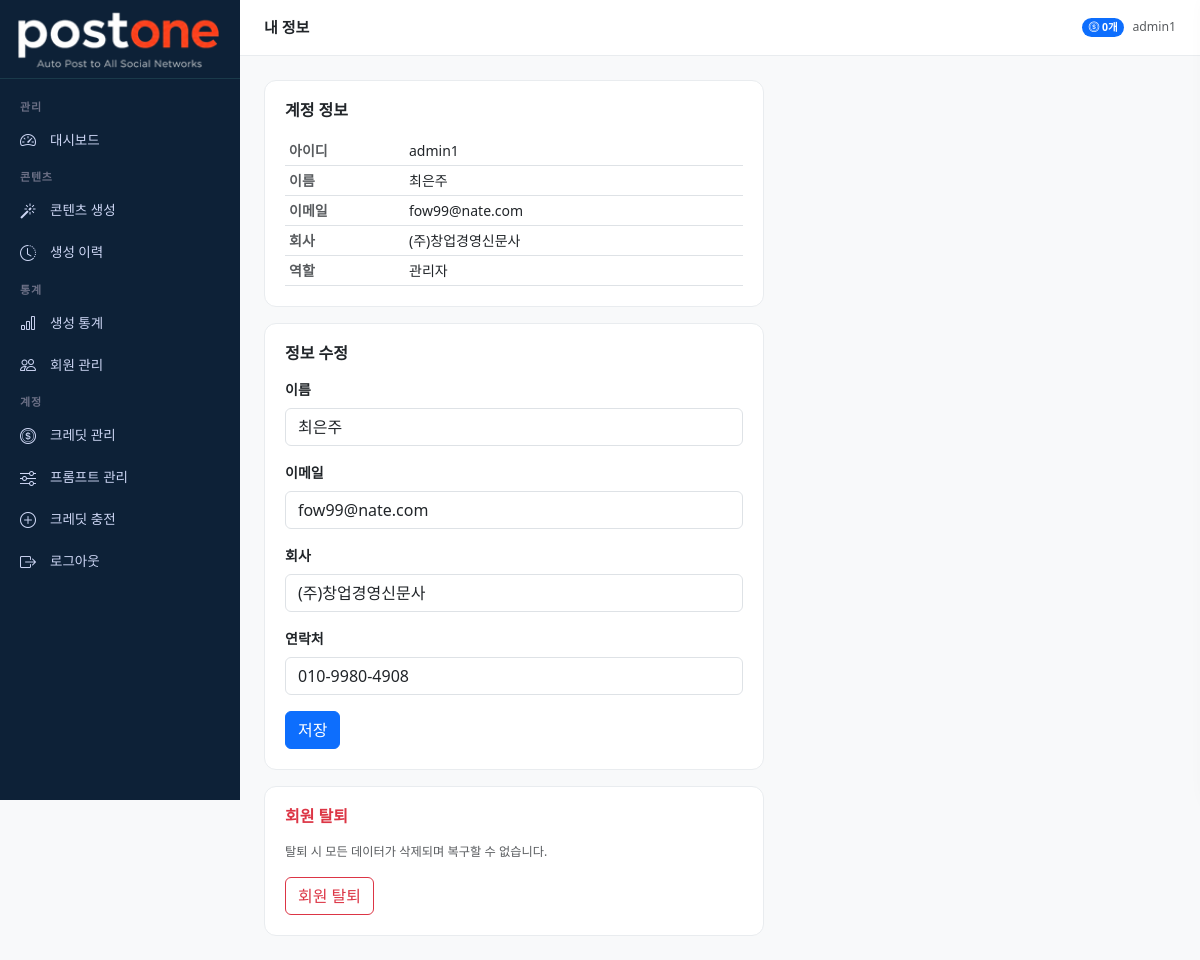
The app's page /accounts/profile/ (signed in) with its own data.
### accounts/models.py (models this page shows, shortened)
class MenuPermission(models.Model):
    ROLE_CHOICES = [
        ('admin', '관리자'),
        ('member', '멤버'),
    ]
    role = models.CharField(max_length=20, choices=ROLE_CHOICES)
    menu_key = models.CharField(max_length=50, verbose_name='메뉴 키')
    menu_label = models.CharField(max_length=50, verbose_name='메뉴명')
    icon = models.CharField(max_length=50, verbose_name='아이콘', blank=True)
    is_visible = models.BooleanField(default=True, verbose_name='표시여부')
    order = models.IntegerField(default=0, verbose_name='정렬순서')
    class Meta:
        verbose_name = '메뉴 권한'
        verbose_name_plural = '메뉴 권한 목록'
        ordering = ['role', 'order']
        unique_together = ['role', 'menu_key']

class User(AbstractUser):
    ROLE_CHOICES = [
        ('master', '마스터'),
        ('admin', '관리자'),
        ('member', '멤버'),
        ('free', '무료회원'),
    ]
    PLAN_CHOICES = [
        ('free', '무료'),
        ('starter', '스타터'),
        ('pro', '프로'),
        ('business', '비즈니스'),
    ]
    role = models.CharField(max_length=20, choices=ROLE_CHOICES, default='free')
    plan = models.CharField(max_length=20, choices=PLAN_CHOICES, default='free')
    phone = models.CharField(max_length=20, blank=True)
    company = models.CharField(max_length=100, blank=True)
    profile_image = models.ImageField(upload_to='profiles/', blank=True, null=True)
    created_at = models.DateTimeField(auto_now_add=True)
    updated_at = models.DateTimeField(auto_now=True)
    class Meta:
        verbose_name = '사용자'
        verbose_name_plural = '사용자 목록'

### credits/models.py (models this page shows, shortened)
class UserCredit(models.Model):
    user = models.OneToOneField(User, on_delete=models.CASCADE, related_name='credit')
    balance = models.IntegerField(default=0, verbose_name='잔여 크레딧')
    free_used_this_month = models.IntegerField(default=0, verbose_name='이번달 무료 사용')
    free_reset_date = models.DateField(null=True, blank=True, verbose_name='무료 초기화일')
    updated_at = models.DateTimeField(auto_now=True)
    class Meta:
        verbose_name = '사용자 크레딧'

### accounts/views.py (the view)
# urls.py: path('profile/', views.profile, name='profile'),
@login_required
def profile(request):
    return render(request, 'accounts/profile.html')

### dashboard/context_processors.py (called while the page is built)
def user_menus(request):
    if not request.user.is_authenticated:
        return {'user_menus': []}
    if request.user.role == 'master':
        return {'user_menus': []}
    role = request.user.role
    if role == 'free':
        role = 'member'
    menus = MenuPermission.objects.filter(
        role=role,
        is_visible=True
    )
    return {'user_menus': menus}

### templates/accounts/profile.html (shortened to what this page needs)
{% extends 'base/base.html' %}
{% block page_title %}내 정보{% endblock %}
{% block content %}
<div class="stat-card" style="max-width:500px;">
    <h6 class="fw-semibold mb-3">계정 정보</h6>
    <table class="table table-sm mb-0">
        <tr><th class="text-muted" width="120">아이디</th><td>{{ user.username }}</td></tr>
        <tr><th class="text-muted">이름</th><td>{{ user.get_full_name|default:"-" }}</td></tr>
        <tr><th class="text-muted">이메일</th><td>{{ user.email|default:"-" }}</td></tr>
        <tr><th class="text-muted">회사</th><td>{{ user.company|default:"-" }}</td></tr>
        <tr><th class="text-muted">역할</th><td>{{ user.get_role_display }}</td></tr>
    </table>
</div>
<div class="stat-card mt-3" style="max-width:500px;">
    <h6 class="fw-semibold mb-3">정보 수정</h6>
    <div class="mb-3">
        <label class="form-label fw-semibold">이름</label>
        <input type="text" id="profileName" class="form-control" value="{{ user.first_name }}">
    </div>
    <div class="mb-3">
        <label class="form-label fw-semibold">이메일</label>
        <input type="email" id="profileEmail" class="form-control" value="{{ user.email }}">
    </div>
    <div class="mb-3">
        <label class="form-label fw-semibold">회사</label>
        <input type="text" id="profileCompany" class="form-control" value="{{ user.company|default:'' }}">
    </div>
    <div class="mb-3">
        <label class="form-label fw-semibold">연락처</label>
        <input type="text" id="profilePhone" class="form-control" value="{{ user.phone|default:'' }}">
    </div>
    <button class="btn btn-primary" onclick="saveProfile()">저장</button>
</div>
<div class="stat-card mt-3" style="max-width:500px;">
    <h6 class="fw-semibold mb-3 text-danger">회원 탈퇴</h6>
    <p class="text-muted small">탈퇴 시 모든 데이터가 삭제되며 복구할 수 없습니다.</p>
    <button class="btn btn-outline-danger" onclick="confirmWithdraw()">회원 탈퇴</button>
</div>
{% endblock %}

### templates/base/base.html (shortened to what this page needs)
{% load static %}
<!DOCTYPE html>
<html lang="ko">
<head>
    <link href="https://cdn.jsdelivr.net/npm/bootstrap@5.3.0/dist/css/bootstrap.min.css" rel="stylesheet">
    <link href="https://cdn.jsdelivr.net/npm/bootstrap-icons@1.11.0/font/bootstrap-icons.css" rel="stylesheet">
</head>
<body>
<aside class="sidebar" id="sidebar">
    <a href="{% url 'dashboard:index' %}" class="sidebar-brand">
        <img src="{% static 'images/logo.png' %}" alt="postone" style="width:205px; height:auto;">
    </a>
    <nav class="sidebar-menu">
        {% if user.role == 'master' %}
        <div class="sidebar-section">관리</div>
        <div class="sidebar-item">
            <a href="{% url 'dashboard:index' %}" class="{% if request.resolver_match.url_name == 'index' %}active{% endif %}">
                <i class="bi bi-speedometer2"></i> 대시보드
            </a>
        </div>
        <div class="sidebar-section">프롬프트 설정</div>
        <div class="sidebar-item">
            <a href="{% url 'dashboard:content_type_list' %}" class="{% if 'content_type' in request.resolver_match.url_name %}active{% endif %}">
                <i class="bi bi-grid-3x3-gap"></i> 콘텐츠 유형
            </a>
        </div>
        <div class="sidebar-item">
            <a href="{% url 'dashboard:channel_list' %}" class="{% if 'channel' in request.resolver_match.url_name %}active{% endif %}">
                <i class="bi bi-broadcast"></i> 채널 관리
            </a>
        </div>
        <div class="sidebar-item">
            <a href="{% url 'dashboard:prompt_list' %}" class="{% if 'prompt' in request.resolver_match.url_name %}active{% endif %}">
                <i class="bi bi-sliders"></i> 프롬프트 관리
            </a>
        </div>
        <div class="sidebar-item">
            <a href="{% url 'dashboard:user_list' %}" class="{% if 'user' in request.resolver_match.url_name %}active{% endif %}">
                <i class="bi bi-people"></i> 회원 관리
            </a>
        </div>
        <div class="sidebar-item">
            <a href="{% url 'dashboard:credit_list' %}" class="{% if 'credit' in request.resolver_match.url_name %}active{% endif %}">
                <i class="bi bi-coin"></i> 크레딧 관리
            </a>
        </div>
        <div class="sidebar-section">콘텐츠</div>
        <div class="sidebar-item">
            <a href="{% url 'dashboard:generate' %}" class="{% if 'generate' in request.resolver_match.url_name %}active{% endif %}">
                <i class="bi bi-magic"></i> 콘텐츠 생성
            </a>
        </div>
        <div class="sidebar-item">
            <a href="{% url 'dashboard:history' %}" class="{% if 'history' in request.resolver_match.url_name %}active{% endif %}">
                <i class="bi bi-clock-history"></i> 생성 이력
            </a>
        </div>
        <div class="sidebar-section">통계</div>
        <div class="sidebar-item">
            <a href="{% url 'dashboard:stats' %}" class="{% if 'stats' in request.resolver_match.url_name %}active{% endif %}">
                <i class="bi bi-bar-chart"></i> 생성 통계
            </a>
        </div>
        <div class="sidebar-section">계정</div>
        {% if not request.user.is_admin %}
        <div class="sidebar-item">
            <a href="{% url 'dashboard:credit_charge' %}">
                <i class="bi bi-plus-circle"></i> 크레딧 충전
            </a>
        </div>
        {% endif %}
        <div class="sidebar-item">
            <a href="{% url 'accounts:profile' %}">
                <i class="bi bi-person"></i> 내 정보
            </a>
        </div>
        <div class="sidebar-item">
            <a href="{% url 'dashboard:menu_permission' %}" class="{% if 'menu_permission' in request.resolver_match.url_name %}active{% endif %}">
                <i class="bi bi-gear"></i> 메뉴 권한 설정
            </a>
        </div>
        <div class="sidebar-item">
            <a href="{% url 'accounts:logout' %}">
                <i class="bi bi-box-arrow-right"></i> 로그아웃
            </a>
        </div>
        {% elif user.role == 'admin' %}
        {% for menu in user_menus %}
        {% if menu.is_visible %}
        {% if menu.order == 1 %}<div class="sidebar-section">관리</div>{% endif %}
        {% if menu.order == 2 %}<div class="sidebar-section">콘텐츠</div>{% endif %}
        {% if menu.order == 4 %}<div class="sidebar-section">통계</div>{% endif %}
        {% if menu.order == 6 %}<div class="sidebar-section">계정</div>{% endif %}
        <div class="sidebar-item">
            <a href="{% url 'dashboard:'|add:menu.menu_key %}"
               class="{% if menu.menu_key in request.resolver_match.url_name %}active{% endif %}">
                <i class="bi {{ menu.icon }}"></i> {{ menu.menu_label }}
            </a>
        </div>
        {% endif %}
        {% endfor %}
        <div class="sidebar-item">
            <a href="{% url 'accounts:logout' %}">
                <i class="bi bi-box-arrow-right"></i> 로그아웃
            </a>
        </div>
        {% endif %}
    </nav>
</aside>
<div class="main-wrapper">
    <div class="topbar">
        <span class="topbar-title">{% block page_title %}{% endblock %}</span>
        <div class="d-flex align-items-center gap-2">
            {% if user.credit %}
            <span class="badge bg-primary rounded-pill">
                <i class="bi bi-coin"></i> {{ user.credit.balance }}개
            </span>
            {% endif %}
            <span class="text-muted small">{{ user.username }}</span>
        </div>
    </div>
    <div class="main-content">
        {% block content %}{% endblock %}
    </div>
</div>
</body>
</html>

### templates/base/base.html (style rules this page uses)
:root { --sidebar-width: 240px; --header-height: 56px; --primary: #6366f1; --primary-dark: #4f46e5; }
body { background: #f8f9fa; font-size: 14px; }
.sidebar { position: fixed; top: 0; left: 0; width: var(--sidebar-width); height: 100vh; background: #0d2137; color: #cdd6f4; display: flex; flex-direction: column; z-index: 1000; overflow-y: auto; overflow-x: hidden; scrollbar-width: thin; scrollbar-color: #1a3a4a transparent; }
.sidebar-brand { padding: 8px 16px; border-bottom: 1px solid #1a3a4a; text-decoration: none; display: block; }
.sidebar-menu { padding: 12px 0; flex: 1; }
.sidebar-section { padding: 8px 20px 4px; font-size: 11px; font-weight: 600; color: #6c7086; text-transform: uppercase; letter-spacing: 0.8px; }
.sidebar-item a { display: flex; align-items: center; gap: 10px; padding: 9px 20px; color: #cdd6f4; text-decoration: none; font-size: 13.5px; transition: all 0.15s; }
.sidebar-item a i { font-size: 16px; width: 20px; }
.main-wrapper { margin-left: var(--sidebar-width); min-height: 100vh; }
.topbar { height: var(--header-height); background: #fff; border-bottom: 1px solid #e9ecef; display: flex; align-items: center; padding: 0 24px; gap: 12px; position: sticky; top: 0; z-index: 100; }
.topbar-title { font-weight: 600; font-size: 15px; flex: 1; }
.main-content { padding: 24px; }
.stat-card { background: #fff; border-radius: 12px; padding: 20px; border: 1px solid #e9ecef; }

### records on screen
MenuPermission: order "관리", menu_label "대시보드"
MenuPermission: order "콘텐츠", menu_label "콘텐츠 생성"
MenuPermission: menu_label "생성 이력"
MenuPermission: order "통계", menu_label "생성 통계"
MenuPermission: menu_label "회원 관리"
MenuPermission: order "계정", menu_label "크레딧 관리"
MenuPermission: menu_label "프롬프트 관리"
MenuPermission: menu_label "크레딧 충전"
User: credit.balance "0", username "admin1", get_full_name "최은주", email "fow99@nate.com", company "(주)창업경영신문사", role "관리자", first_name "최은주", phone "010-9980-4908"
